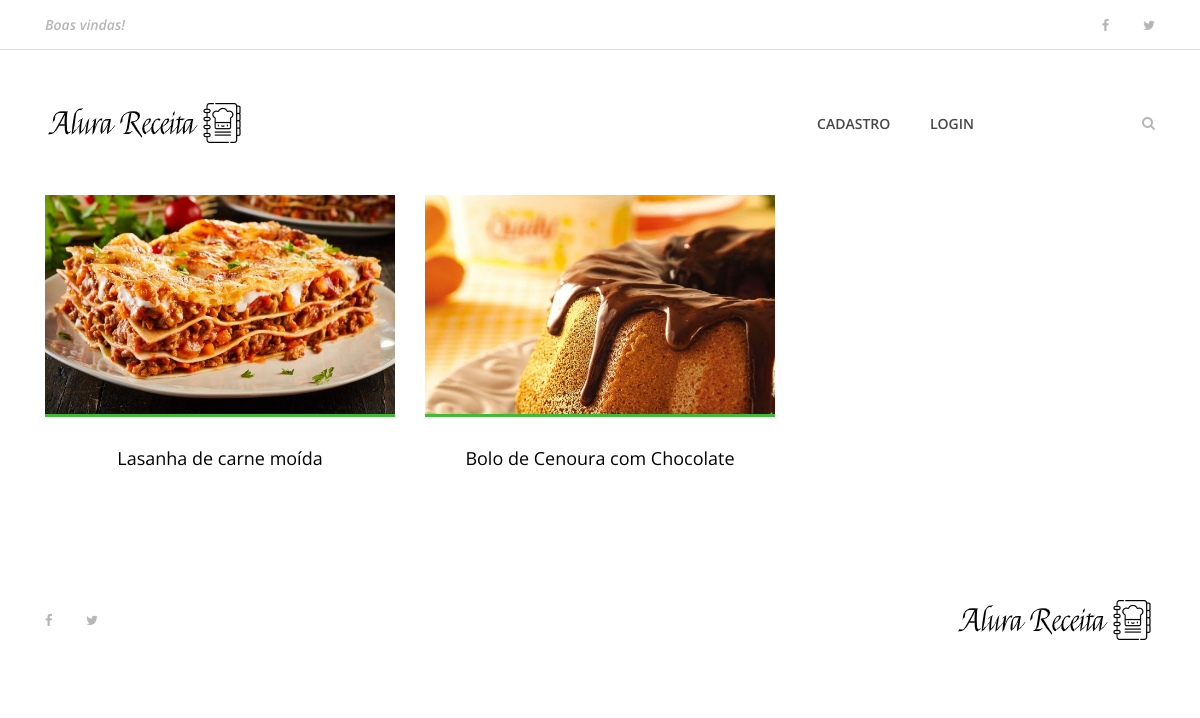
Before: / with the older database file.
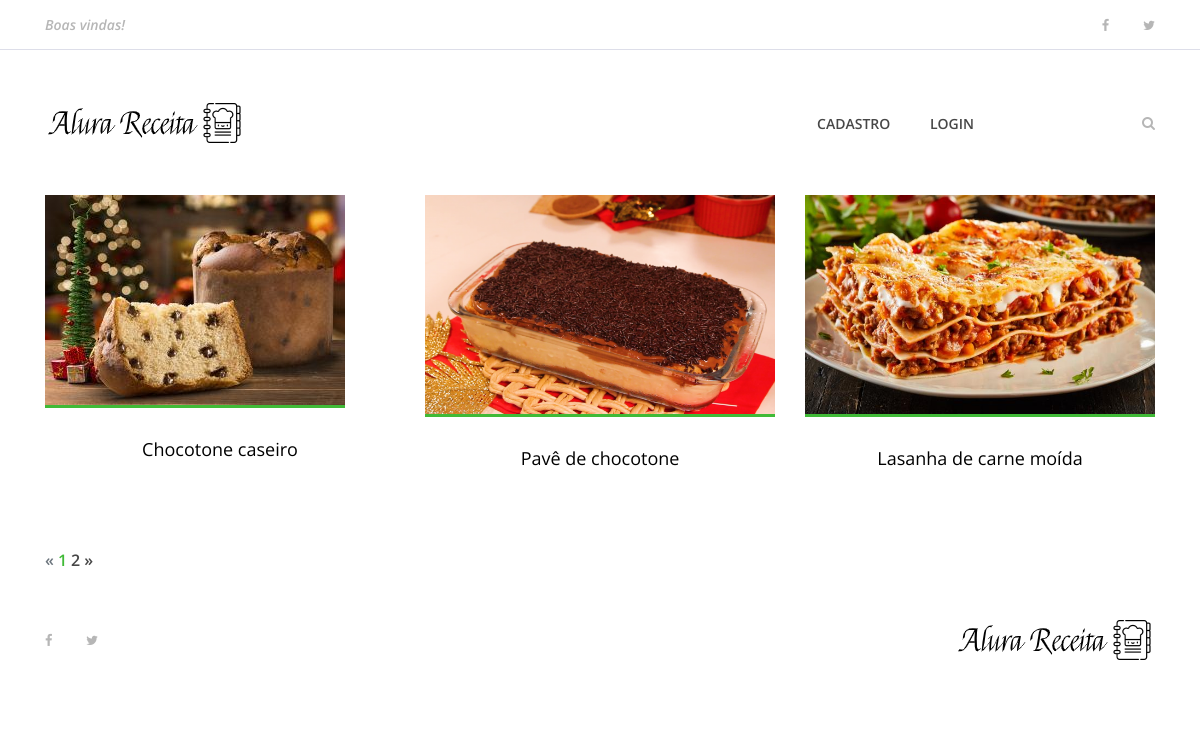
After: the same page with the newer database file.
### receitas/models.py (models this page shows, shortened)
class Receita(models.Model):
    pessoa = models.ForeignKey(User, on_delete=models.CASCADE)
    nome_receita = models.CharField(max_length=200)
    ingredientes = models.TextField()
    modo_preparo = models.TextField()
    tempo_preparo = models.IntegerField()
    rendimento = models.CharField(max_length=100)
    categoria = models.CharField(max_length=100)
    date_receita = models.DateTimeField(default=datetime.now, blank=True)
    foto_receita = models.ImageField(upload_to='fotos/%d/%m/%Y/', blank=True)
    publicada = models.BooleanField(default=False)

### receitas/views/receita.py (the view)
# urls.py: path('',  index, name='index'),
def index(request):
    receitas = Receita.objects.order_by('-date_receita').filter(publicada=True)
    paginator = Paginator(receitas, 3) # Itens a serem paginados, quantidade por pagina
    page = request.GET.get('page')
    receitas_por_pagina = paginator.get_page(page)
    dados = {
        'receitas' : receitas_por_pagina
    }
    return render(request,'index.html', dados)

### receitas/templates/index.html (shortened to what this page needs)
{% extends 'base.html' %}
{% load static %}
{% block content %}
{% include 'partials/_menu.html' %}
<section class="best-receipe-area">
    <div class="container">
        <div class="row">
            {% if receitas %}
            {% for receita in receitas %}
            <div class="col-12 col-sm-6 col-lg-4">
                <div class="single-best-receipe-area mb-30">
                    {% if receita.foto_receita == '' %}
                    <img src="{% static 'img/bg-img/foto_receita.png' %}" alt="">
                    {% else %}
                    <img src="{{ receita.foto_receita.url }}" alt="">
                    {% endif %}
                    <div class="receipe-content">
                        <a href="{% url 'receita' receita.id %}">
                            <h5>{{ receita.nome_receita }}</h5>
                        </a>
                    </div>
                </div>
            </div>
            {% endfor %}
            {% endif %}
        </div>
    </div>
</section>
<section class="top-catagory-area section-padding-20-0">
    <div class="container">
        {% if receitas.has_other_pages %}
        <ul class="pagination">
            {% if receitas.has_previous %}
            <li class="page-item">
                <a href="?page={{ receitas.previous_page_number }}" class="page-link">&laquo;</a>
            </li>
            {% else %}
            <li class="page-item disabled">
                <a class="page-link">&laquo;</a>
            </li>
            {% endif %}
            {% for pagina in receitas.paginator.page_range %}
            {% if receitas.number == pagina %}
            <li class="page-item active">
                <a class="page-link">{{ pagina }}</a>
            </li>
            {% else %}
            <li class="page-item">
                <a href="?page={{pagina}}" class="page-link">{{pagina}}</a>
            </li>
            {% endif %}
            {% endfor %}
            {% if receitas.has_next %}
            <li class="page-item">
                <a href="?page={{receitas.next_page_number}}" class="page-link">&raquo;</a>
            </li>
            {% else %}
            <li class="page-item disabled">
                <a class="page-link">&raquo;</a>
            </li>
            {% endif %}
        </ul>
        {% endif %}
    </div>
</section>
{% include 'partials/_footer.html' %}
{% endblock %}

Changed rows visible on the page:
no longer on this page (row unchanged): Receita: foto_receita (picture), nome_receita "Bolo de Cenoura com Chocolate"
added Receita: foto_receita (picture), nome_receita "Chocotone caseiro"
added Receita: foto_receita (picture), nome_receita "Pavê de chocotone"
Other visible differences:
new list line: "1"
new list line: "2"
